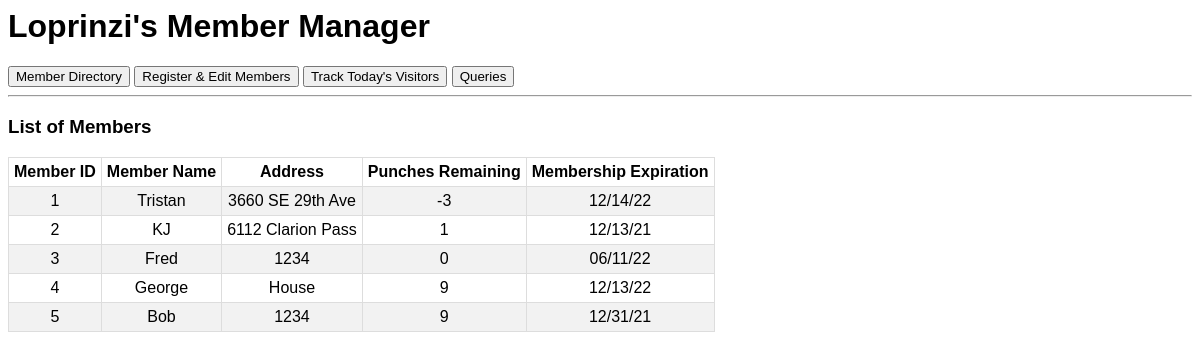
The page / on the database its author committed.
### sql_app/models.py (models this page shows, shortened)
class Member(Base):
    __tablename__ = "members"
    id = Column(Integer, primary_key=True, index=True)
    name = Column(String, index=True)
    address = Column(String, index=True)
    mem_expiration = Column(Integer, index=True)
    remaining_punches = Column(Integer, index=True)
    visits = relationship("Visit", back_populates="member")

### sql_app/main.py (the view)
@app.get("/", response_class=HTMLResponse)
async def sample(request: Request, skip: int = 0, limit: int = 100, db: Session = Depends(get_db)):
    log.info("loadaed main page", var1="fish", meta={"a meta":"dictionary"})
    members = crud.get_members(db, skip=skip)
    members = [e.aslist() for e in members]
    return templates.TemplateResponse("./welcome.html", {"request": request, "members":members})

### templates/welcome.html
<html>
<body>
    {% include "header.html" %}
    <h3>List of Members</h3>
    <table id="listmembers">
        <tr>
            <th>Member ID</th>
            <th>Member Name</th>
            <th>Address</th>
            <th>Punches Remaining</th>
            <th>Membership Expiration</th>
        </tr>
        {% for m in members %}
        <tr>
            <td>{{m[0]}}</td>
            <td>{{m[1]}}</td>
            <td>{{m[2]}}</td>
            <td>{{m[3]}}</td>
            <td>{{m[4]}}</td>
        </tr>
        {% endfor %}
    </table>
</body>
</html>

### templates/header.html (shortened to what this page needs)
<h1> Loprinzi's Member Manager</h1>
<a href="/"><button>Member Directory</button></a>
<a href="/register"><button>Register & Edit Members</button></a>
<a href="/today"><button>Track Today's Visitors</button></a>
<a href="/queries"><button>Queries</button></a>
<br>
<hr>

### templates/header.html (style rules this page uses)
table { border: 1px solid black; border-collapse: collapse; }
td, th { padding: 5px; text-align: left; border: 1px solid #ddd; text-align: center; }
tr:nth-child(even) { background-color: #f2f2f2; }
* { box-sizing: border-box; }
body { font: 16px Arial; }

### rows shown on the page
Member: id "1", name "Tristan", address "3660 SE 29th Ave", remaining_punches "-3", m "12/14/22"
Member: id "2", name "KJ", address "6112 Clarion Pass", remaining_punches "1", remaining_punches "12/13/21"
Member: id "3", name "Fred", address "1234", remaining_punches "0", remaining_punches "06/11/22"
Member: id "4", name "George", address "House", remaining_punches "9", m "12/13/22"
Member: id "5", name "Bob", address "1234", remaining_punches "9", m "12/31/21"
